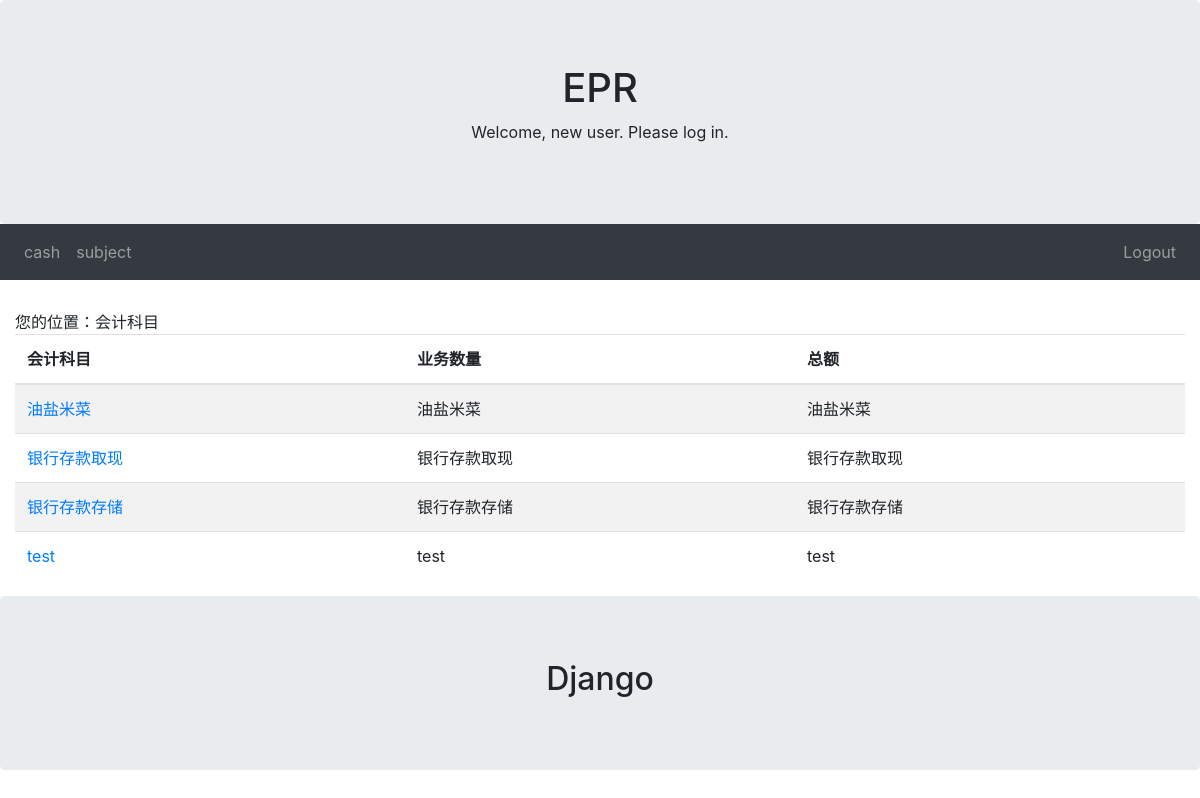
/subject/, run on an earlier commit of the app's database.
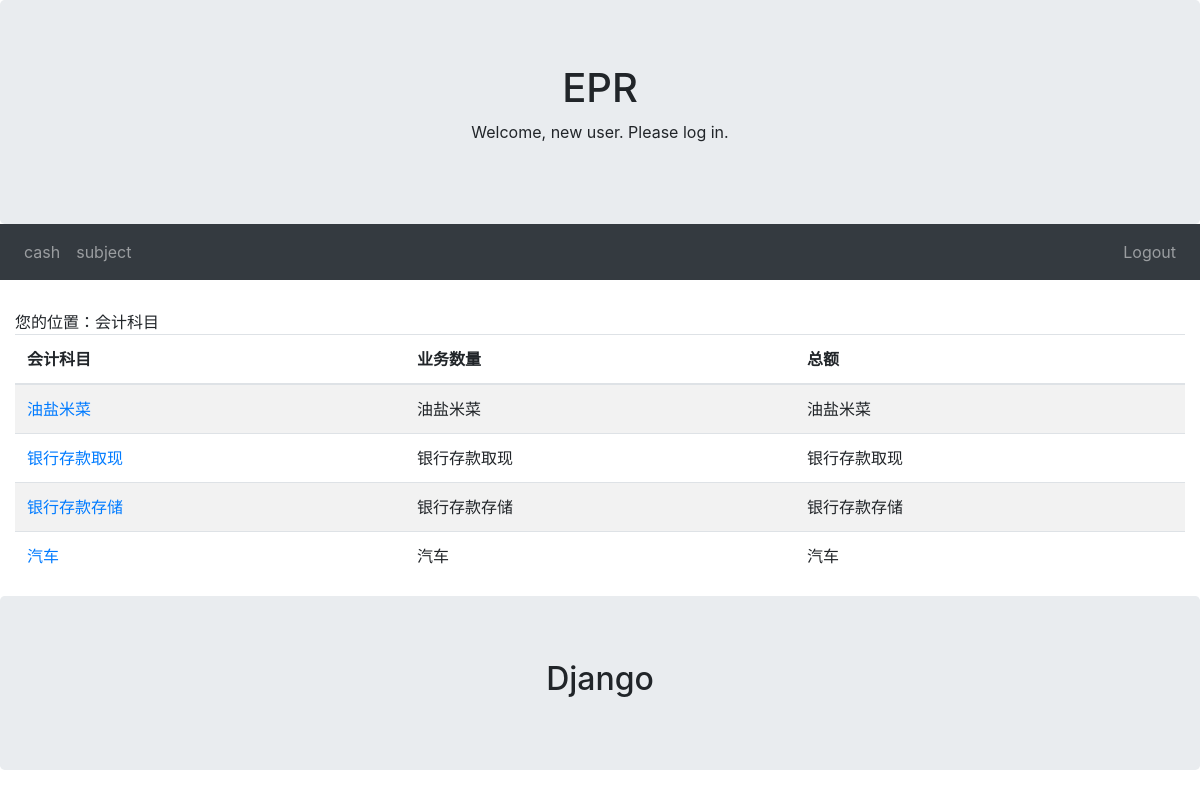
And on a later commit of the database.
### accountingsubject/models.py (models this page shows, shortened)
class AccountingSubject(CommonInfo):
    accounting_subject = models.CharField(max_length=50, unique=True, help_text="会计科目")
    debit_balance = models.BooleanField(default=True)
    class Meta:
        db_table = 'cash_accounting_subject'

### accountingsubject/views.py (the view)
# urls.py: path('', views.IndexView.as_view(), name='index'),
class IndexView(generic.ListView):
    template_name = 'accountingsubject/index.html'
    context_object_name = 'accounting_subject_list'
    def get_queryset(self):
        return AccountingSubject.objects.all()

### accountingsubject/templates/accountingsubject/index.html (shortened to what this page needs)
{% extends "base.html" %}
{% block content %}
您的位置：会计科目
{% if accounting_subject_list %}
<table class="table table-striped">
    <thead>
    <tr>
        <th width="200px">会计科目</th>
        <th width="200px">业务数量</th>
        <th width="200px">总额</th>
    </tr>
    </thead>
    <tbody>
    {% for accounting_subject in accounting_subject_list %}
    <tr>
        <td><a href="{% url 'subject:detail' accounting_subject.id %}">{{ accounting_subject.accounting_subject }}</a></td>
        <td>{{ accounting_subject.accounting_subject }}</td>
        <td>{{ accounting_subject.accounting_subject }}</td>
    </tr>
    {% endfor %}
    </tbody>
</table>
{% else %}
<p>没有会计科目</p>
{% endif %}
{% endblock %}

What changed in the data, as far as the page shows it:
changed AccountingSubject (number 4 of 4 on the later page): accounting_subject "test" → "汽车"
